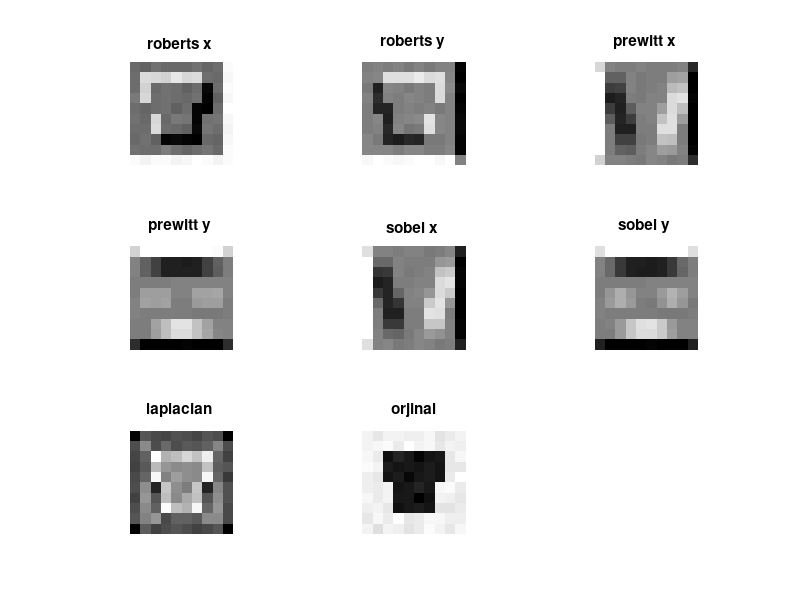

Recreate this plot in MATLAB.
% 1.soru
% Aşağıdaki matrisi 
% [MATLAB'a girin ve imfilter kullanarak
%     resme Roberts, Prewitt, Sobel, Laplacian ve 
%     sıfır çapraz kenar bulma yöntemlerini uygulayın. 
%     İki filtre uygulanması gereken durumlarda 
%     (örneğin Roberts, Prewitt veya Sobel gibi), her filtreyi ayrı ayrı uygulayın ve sonuçları birleştirin.
%     ['Gerekirse sınır kenarlarını gösteren yalnızca ikili bir görüntü elde etmek için eşikleme uygulayın.
%     'Hangi yöntemin en iyi sonuçları ürettiğini belirlemek için sonuçları karşılaştırın.]]
% 
% 


A=[ 201, 195, 203, 203, 199, 200, 204, 190, 198, 203;
    201, 204, 209, 197, 210, 202, 205, 195, 202, 199;
    205, 198, 46, 60, 53, 37, 50, 51, 194, 205;
    208, 203, 54, 50, 51, 50, 55, 48, 193, 194;
    200, 193, 50, 56, 42, 53, 55, 49, 196, 211;
    200, 198, 203, 49, 51, 60, 51, 205, 207, 198;
    205, 196, 202, 53, 52, 34, 46, 202, 199, 193;
    199, 202, 194, 47, 51, 55, 48, 191, 190, 197;
    194, 206, 198, 212, 195, 196, 204, 204, 199, 200;
    201, 189, 203, 200, 191, 196, 207, 203, 193, 204
    ];

%formüller
roberts_x = [1 0; 0 -1];
roberts_y = [0 1; -1 0];
prewitt_x = [-1 0 1; -1 0 1; -1 0 1];
prewitt_y = [-1 -1 -1; 0 0 0; 1 1 1];
sobel_x = [-1 0 1; -2 0 2; -1 0 1];
sobel_y = [-1 -2 -1; 0 0 0; 1 2 1];
laplacian = [0 1 0; 1 -4 1; 0 1 0];

B_X = imfilter(A, roberts_x);
B_Y = imfilter(A, roberts_y);
C_X = imfilter(A, prewitt_x);
C_Y = imfilter(A, prewitt_y);
D_X = imfilter(A, sobel_x);
D_Y = imfilter(A, sobel_y);
E_lap = imfilter(A, laplacian);

subplot(3,3,1);
imshow(B_X,[]),title('roberts x ');
subplot(3,3,2);
imshow(B_Y,[]),title('roberts y ');
subplot(3,3,3);
imshow(C_X,[]),title('prewitt x ');
subplot(3,3,4);
imshow(C_Y,[]),title('prewitt y ');
subplot(3,3,5);
imshow(D_X,[]),title('sobel x ');
subplot(3,3,6);
imshow(D_Y,[]),title('sobel y ');
subplot(3,3,7);
imshow(E_lap,[]),title('laplacian ');
subplot(3,3,8);
imshow(A,[]),title('orjinal');
%%%%%%%%%%%%%%%%%%%%%%%%%%%%%%%%%%%%%%%%%%%%%%%%%%%%%%%%%%%%%%%%%%%%%%%%%%%%%%%%%%%%%%%%%%%%%%%%%%%%%%%%%%%%%%%%%%%%%%%%%%%%%%%%%%%%%%%%%%%%%%%%%%%%%%%%%%%%%%%%%%%%%%%%%%%%%%%%%%%%

% 2.soru
% Yukarıdaki matrisi kullanarak, edge fonksiyonunu 
% tüm olası parametrelerle kullanın. Hangi yöntemin 
% en iyi sonuçları ürettiğini belirleyin?
% 

% 
% A=[ 201, 195, 203, 203, 199, 200, 204, 190, 198, 203;
%     201, 204, 209, 197, 210, 202, 205, 195, 202, 199;
%     205, 198, 46, 60, 53, 37, 50, 51, 194, 205;
%     208, 203, 54, 50, 51, 50, 55, 48, 193, 194;
%     200, 193, 50, 56, 42, 53, 55, 49, 196, 211;
%     200, 198, 203, 49, 51, 60, 51, 205, 207, 198;
%     205, 196, 202, 53, 52, 34, 46, 202, 199, 193;
%     199, 202, 194, 47, 51, 55, 48, 191, 190, 197;
%     194, 206, 198, 212, 195, 196, 204, 204, 199, 200;
%     201, 189, 203, 200, 191, 196, 207, 203, 193, 204
%     ];
% 
% B = edge(A,'Prewitt');
% C = edge(A,'sobel');
% D = edge(A,'roberts');
% E = edge(A,'zerocross');
% F = edge(A,'canny');
% G = edge(A,'log');
% H = edge(A,'canny_old');
% J = edge(A,'approxcanny');
% subplot(3,3,1);
% imshow(B,[]),title('prewitt');
% subplot(3,3,2);
% imshow(C,[]),title('sobel');
% subplot(3,3,3);
% imshow(D,[]),title('roberts');
%  subplot(3,3,4);
% imshow(E,[]),title('zerocross');
%   subplot(3,3,5);
% imshow(F,[]),title('canny');
%   subplot(3,3,6);
% imshow(G,[]),title('log');
%   subplot(3,3,7);
% imshow(H,[]),title('canny_old');
%   subplot(3,3,8);
% imshow(J,[]),title('approxcanny');
% subplot(3,3,9);
% imshow(A,[]),title('orjinal');



%%%%%%%%%%%%%%%%%%%%%%%%%%%%%%%%%%%%%%%%%%%%%%%%%%%%%%%%%%%%%%%%%%%%%%%%%%%%%%%%%%%%%%%%%%%%%%%%%%%%%%%%%%%%%%%%%%%%%%%%%%%%%%%%%%%%%%%%%%%%%%%%%%%%%%%%%%%%%%%%%%%%%%%%%%%%%%%%%%%%

% 3.soru 
% MATLAB'da cameraman.tif adlı görüntüyü açın ve sırayla aşağıdaki kenar bulma tekniklerini uygulayın:
% (a) Roberts
% (b) Prewitt
% (c) Sobel
% (d) Laplacian
% (e) Laplacian'ın sıfır çaprazları
% (f) Marr-Hildreth yöntemi LOG
% Sizin için en iyi sonucu sağladığını düşündüğünüz yöntem hangisidir?


% A = imread('cameraman.tif');
% B = edge(A,'Prewitt');
% C = edge(A,'sobel');
% D = edge(A,'roberts');
% E = edge(A,'zerocross');
% F = edge(A,'log');
% laplacian_filter = [0, 1, 0; 1, -4, 1; 0, 1, 0];
% G = imfilter(A, laplacian_filter);
% threshold = 0.01;
% edge_image = abs(G) > threshold;
% 
% 
% 
% subplot(3,3,1);
% imshow(B,[]),title('prewitt');
% subplot(3,3,2);
% imshow(C,[]),title('sobel');
% subplot(3,3,3);
% imshow(D,[]),title('roberts');
%  subplot(3,3,4);
% imshow(E,[]),title('zerocross');
%   subplot(3,3,5);
% imshow(F,[]),title('Log / Marr-Hildreth');
%    subplot(3,3,6);
% imshow(G,[]),title('laplacian');
% subplot(3,3,7);
% imshow(A,[]),title('orjinal');


%%%%%%%%%%%%%%%%%%%%%%%%%%%%%%%%%%%%%%%%%%%%%%%%%%%%%%%%%%%%%%%%%%%%%%%%%%%%%%%%%%%%%%%%%%%%%%%%%%%%%%%%%%%%%%%%%%%%%%%%%%%%%%%%%%%%%%%%%%%%%%%%%%%%%%%%%%%%%%%%%%%%%%%%%%%%%%%%%%%%

% Soru 4: 
% Yukarıdaki alıştırmayı tekrarlayın, ancak tire.tif adlı görüntüyü kullanın.
% 

% 
% A = imread('tire.tif');
% B = edge(A,'Prewitt');
% C = edge(A,'sobel');
% D = edge(A,'roberts');
% E = edge(A,'zerocross');
% F = edge(A,'log');
% laplacian_filter = [0, 1, 0; 1, -4, 1; 0, 1, 0];
% G = imfilter(A, laplacian_filter);
% threshold = 0.01;
% edge_image = abs(G) > threshold;
% 
% 
% 
% subplot(3,3,1);
% imshow(B,[]),title('prewitt');
% subplot(3,3,2);
% imshow(C,[]),title('sobel');
% subplot(3,3,3);
% imshow(D,[]),title('roberts');
%  subplot(3,3,4);
% imshow(E,[]),title('zerocross');
%   subplot(3,3,5);
% imshow(F,[]),title('Log / Marr-Hildreth');
%    subplot(3,3,6);
% imshow(G,[]),title('laplacian');
% subplot(3,3,7);
% imshow(A,[]),title('orjinal');




%%%%%%%%%%%%%%%%%%%%%%%%%%%%%%%%%%%%%%%%%%%%%%%%%%%%%%%%%%%%%%%%%%%%%%%%%%%%%%%%%%%%%%%%%%%%%%%%%%%%%%%%%%%%%%%%%%%%%%%%%%%%%%%%%%%%%%%%%%%%%%%%%%%%%%%%%%%%%%%%%%%%%%%%%%%%%%%%%%%%
% soru 5 
% Gri tonlamalı bir çiçek görüntüsü alın: 
% fl = imread('flowers.tif');
% f = im2uint8(rgb2gray(fl)); Şimdi soru 3'ü tekrarlayın.
% 
% 
% zerocross diğer kenar bulma yöntemlerine göre daha başarılı bir sonuç sağladı
% 
% A = imread('yellowlily.jpg');
% O = im2uint8(rgb2gray(A));
% B = edge(O,'Prewitt');
% C = edge(O,'sobel');
% D = edge(O,'roberts');
% E = edge(O,'zerocross');
% laplacian_filter = [0, 1, 0; 1, -4, 1; 0, 1, 0];
% G = imfilter(A, laplacian_filter);
% threshold = 0.01;
% edge_image = abs(G) > threshold;
% 
% 
% 
% subplot(3,3,1);
% imshow(B,[]),title('prewitt');
% subplot(3,3,2);
% imshow(C,[]),title('sobel');
% subplot(3,3,3);
% imshow(D,[]),title('roberts');
%  subplot(3,3,4);
% imshow(E,[]),title('zerocross');
%  subplot(3,3,5);
% imshow(G,[]),title('laplacian');
%   subplot(3,3,6);
% imshow(A,[]),title('orjinal');
% subplot(3,3,7);
% imshow(O,[]),title('rgb2gray');




%%%%%%%%%%%%%%%%%%%%%%%%%%%%%%%%%%%%%%%%%%%%%%%%%%%%%%%%%%%%%%%%%%%%%%%%%%%%%%%%%%%%%%%%%%%%%%%%%%%%%%%%%%%%%%%%%%%%%%%%%%%%%%%%%%%%%%%%%%%%%%%%%%%%%%%%%%%%%%%%%%%%%%%%%%%%%%%%%%%%

% soru 6 Gri tonlamalı bir görüntü seçin ve ona gürültü ekleyin; örneğin
% c = imread('cameraman.tif');
% c1 = imnoise(c, 'salt & pepper', 0.1);
% c2 = imnoise(c, 'gaussian', 0, 0.02);
% 
% 
% Şimdi kenar bulma tekniklerini her iki "gürültülü" görüntü c1 ve c2 üzerine uygulayın. Hangi teknik gürültü varlığında en iyi sonuçları veriyor?
% (a) Gürültü varlığında en iyi sonuçları veren teknik hangisidir?
% (b) Gürültü varlığında en kötü sonuçları veren teknik hangisidir?
% 
% 

% 
% A = imread('pout.tif');
% A1 = imnoise(A,'salt & pepper',0.1);
% A2 = imnoise(A,'gaussian',0,0.02);
% 
% 
% B = edge(A1,'Prewitt');
% C = edge(A1,'sobel');
% D = edge(A1,'roberts');
% E = edge(A1,'zerocross');
% F = edge(A1,'canny');
% G = edge(A1,'log');
% H = edge(A1,'canny_old');
% J = edge(A1,'approxcanny');
% laplacian_filter = [0, 1, 0; 1, -4, 1; 0, 1, 0];
% G = imfilter(A, laplacian_filter);
% threshold = 0.01;
% edge_image = abs(G) > threshold;
% 
% 
% B2 = edge(A2,'Prewitt');
% C2 = edge(A2,'sobel');
% D2 = edge(A2,'roberts');
% E2 = edge(A2,'zerocross');
% F2 = edge(A2,'canny');
% G2 = edge(A2,'log');
% H2 = edge(A2,'canny_old');
% J2 = edge(A2,'approxcanny');
% laplacian_filter = [0, 1, 0; 1, -4, 1; 0, 1, 0];
% G2 = imfilter(A, laplacian_filter);
% threshold = 0.01;
% edge_image = abs(G2) > threshold;
% 
% 
% 
% subplot(5,4,1);
% imshow(B,[]),title('A1 prewitt');
% subplot(5,4,2);
% imshow(C,[]),title('A1 sobel');
% subplot(5,4,3);
% imshow(D,[]),title('A1 roberts');
%  subplot(5,4,4);
% imshow(E,[]),title('A1 zerocross');
%   subplot(5,4,5);
% imshow(F,[]),title('A1 canny');
%   subplot(5,4,6);
% imshow(G,[]),title('A1log');
%   subplot(5,4,7);
% imshow(H,[]),title('A1 canny_old');
%   subplot(5,4,8);
% imshow(J,[]),title('A1 approxcanny');
% subplot(5,4,9);
% imshow(A1,[]),title('A1 orjinal');
% 
% 
% 
% subplot(5,4,10);
% imshow(B2,[]),title('A2 prewitt');
% subplot(5,4,11);
% imshow(C2,[]),title('A2 sobel');
% subplot(5,4,12);
% imshow(D2,[]),title('A2 roberts');
%  subplot(5,4,13);
% imshow(E2,[]),title('A2 zerocross');
%   subplot(5,4,14);
% imshow(F2,[]),title('A2 canny');
%   subplot(5,4,15);
% imshow(G2,[]),title('A2 log');
%   subplot(5,4,16);
% imshow(H2,[]),title('A2 canny_old');
%   subplot(5,4,17);
% imshow(J2,[]),title('A2 approxcanny');
% subplot(5,4,18);
% imshow(A2,[]),title('A2 orjinal');
% subplot(5,4,19);
% imshow(G,[]),title('A1 laplacian');
% subplot(5,4,20);
% imshow(G2,[]),title('A2 laplacian'); 
% 
% 
% 
% 






